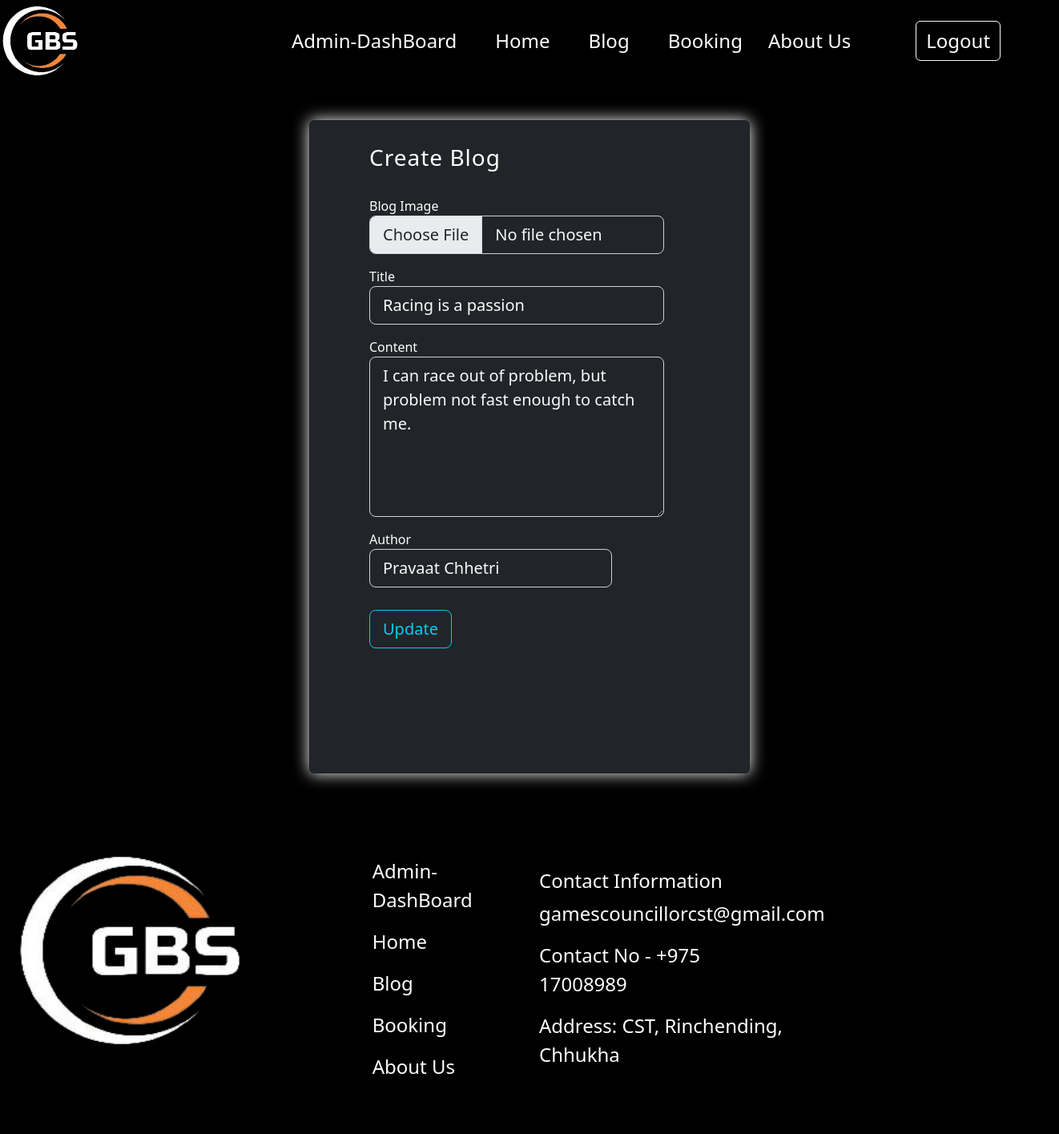
Before: /editBlog/1 (signed in) with the older database file.
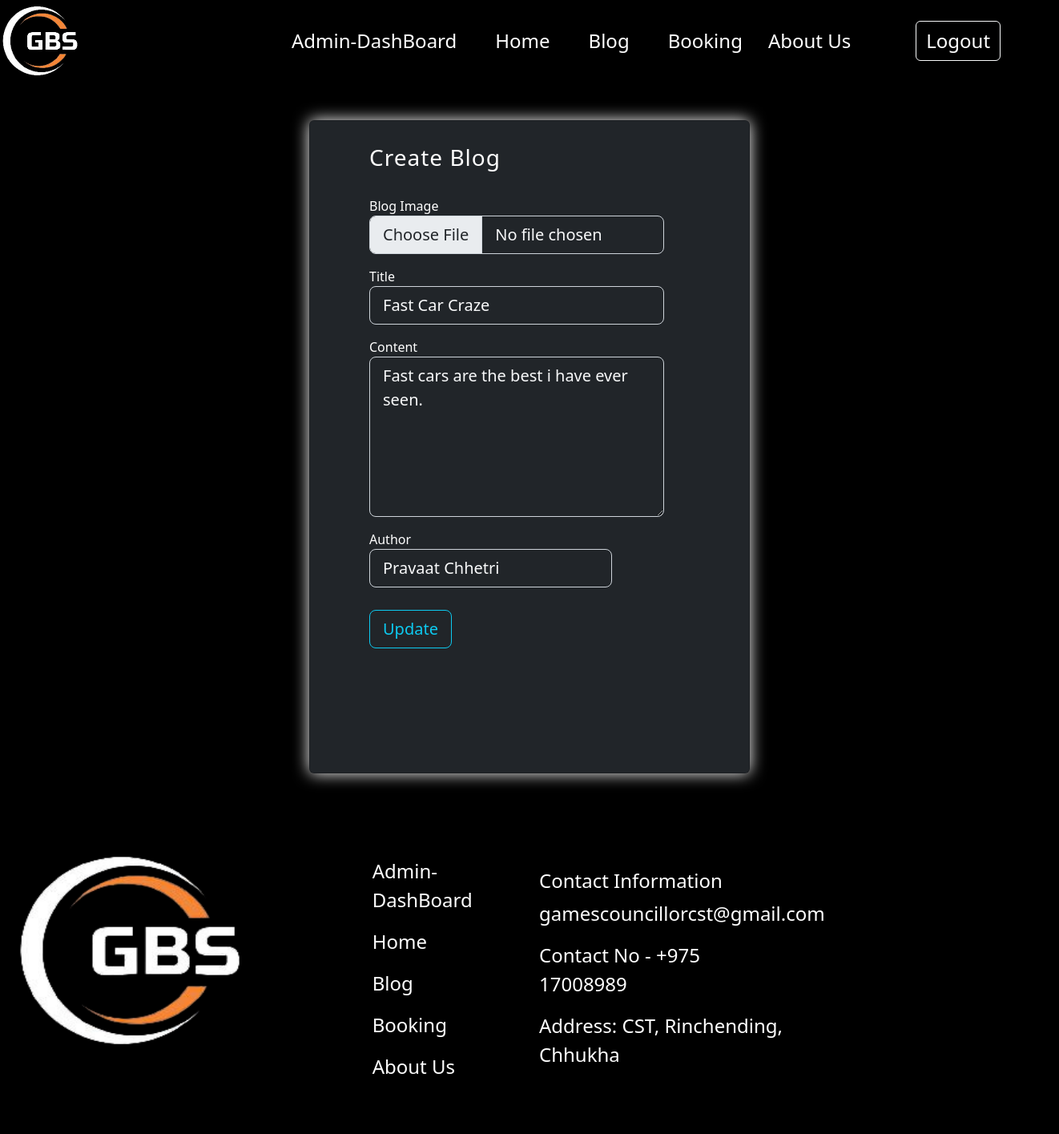
After: the same page with the newer database file.
### models.py (models this page shows, shortened)
class Blogs(db.Model):
    BId = db.Column(db.Integer, primary_key=True, autoincrement=True)
    title = db.Column(db.String(100), nullable=False)
    content = db.Column(db.Text, nullable=False)
    author = db.Column(db.String(100), nullable=False)
    image = db.Column(db.Text, nullable=False)
    mimetype = db.Column(db.Text, nullable=False)
    date_created = db.Column(db.DateTime, nullable=False, default=datetime.utcnow)

### app.py (the view, shortened to what this page needs)
@app.route('/editBlog/<int:id>',methods=['GET','POST'])
def editGivenBlog(id):
    if session['LogAs']=='Admin':
        form=f.BlogForm()
        _blog=Blogs.query.filter_by(BId=id).first()
        b={'blog':form}
        detail={'b':b,'bb':_blog}
        return render_template('editGivenBlog.html',data={'role_status': session['LogAs']},detail=detail)
    else:
        return redirect(url_for('login'))

### forms.py
class BlogForm(FlaskForm):
    upload = FileField('Blog Image', validators=[
        FileRequired(),
        FileAllowed(['jpg', 'png'], 'Images only!')
    ])
    title = StringField('Title', validators=[DataRequired()])
    content = TextAreaField('Content')
    author = StringField('Author', validators=[DataRequired()])
    submit = SubmitField('Create Blog')

### templates/editGivenBlog.html (shortened to what this page needs)
{%extends 'index.html' %}
{%block content%}
<div class="card bg-dark mx-auto my-5 py-5" style="width: 550px; box-shadow: 0 0 20px white;">
    <section class="">
      <div class="container col-12">
        <div class="row mx-auto">
          <div class="col-12 mx-auto my-4  text-black">
            <div class="d-flex align-items-center h-custom-2 mx-auto mt-3" style="width: 400px;">
              <form class="text-start" method="post" enctype="multipart/form-data" style="width: 23rem;">
                <h3 class="fw-normal mb-3 pb-3" style="letter-spacing: 1px;">Create Blog</h3>
                <div class="form-outline mb-3">
                  {{detail.b.blog.upload.label}}
                  {{detail.b.blog.upload(class="form-control bg-dark text-light form-control-lg")}}
                </div>
                <div class="form-outline mb-3">
                  {{detail.b.blog.title.label}}
                  {{detail.b.blog.title(class="form-control bg-dark text-light form-control-lg",value=detail.bb.title)}}
                </div>
                <div class="form-outline mb-3">
                    {{detail.b.blog.content.label}}
                    {% set f = detail.b.blog.content.process_data(detail.bb.content) %}
                    {{detail.b.blog.content(class="form-control bg-dark text-light form-control-lg" ,style="height: 200px")}}
                </div>
                <div class="row mb-3">
                  <div class="col-10">
                    <div class="form-outline">
                      {{detail.b.blog.author.label}}
                      {{detail.b.blog.author(class="form-control bg-dark text-light form-control-lg",value=detail.bb.author)}}
                    </div>
                  </div>
                </div>
                <div class="pt-1 mt-4 mb-4 text-start">
                  {{detail.b.blog.submit(class="btn btn-outline-info btn-lg btn-block",value='Update')}}
                </div>
              </form>
            </div>
          </div>
        </div>
      </div>
    </section>
  </div>
{%endblock%}

Changed rows visible on the page:
changed Blogs "Pravaat Chhetri": title "Racing is a passion" → "Fast Car Craze"; content "I can race out of problem, but problem not fast enough to catch me." → "Fast cars are the best i have ever seen."
